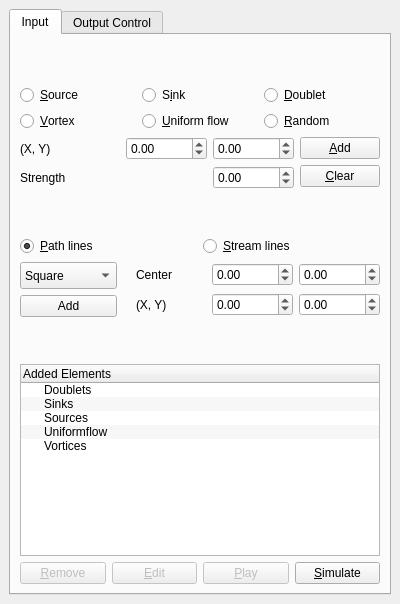
       <widget class="QDockWidget" name="InputPotentialFlows_Dock">
        <property name="enabled">
         <bool>true</bool>
        </property>
        <property name="sizePolicy">
         <sizepolicy hsizetype="Expanding" vsizetype="Expanding">
          <horstretch>0</horstretch>
          <verstretch>0</verstretch>
         </sizepolicy>
        </property>
        <property name="minimumSize">
         <size>
          <width>400</width>
          <height>551</height>
         </size>
        </property>
        <property name="maximumSize">
         <size>
          <width>400</width>
          <height>524287</height>
         </size>
        </property>
        <property name="autoFillBackground">
         <bool>false</bool>
        </property>
        <property name="inputMethodHints">
         <set>Qt::ImhNone</set>
        </property>
        <property name="floating">
         <bool>false</bool>
        </property>
        <property name="features">
         <set>QDockWidget::AllDockWidgetFeatures</set>
        </property>
        <property name="allowedAreas">
         <set>Qt::NoDockWidgetArea</set>
        </property>
        <property name="windowTitle">
         <string>Potential flows</string>
        </property>
        <widget class="QWidget" name="dockWidgetContents_3">
         <layout class="QVBoxLayout" name="verticalLayout_2">
          <item>
           <widget class="QTabWidget" name="tabWidget_potInput">
            <property name="enabled">
             <bool>true</bool>
            </property>
            <property name="sizePolicy">
             <sizepolicy hsizetype="Expanding" vsizetype="Expanding">
              <horstretch>0</horstretch>
              <verstretch>0</verstretch>
             </sizepolicy>
            </property>
            <property name="maximumSize">
             <size>
              <width>400</width>
              <height>16777215</height>
             </size>
            </property>
            <property name="tabPosition">
             <enum>QTabWidget::North</enum>
            </property>
            <property name="tabShape">
             <enum>QTabWidget::Rounded</enum>
            </property>
            <property name="currentIndex">
             <number>0</number>
            </property>
            <property name="tabsClosable">
             <bool>false</bool>
            </property>
            <widget class="QWidget" name="tab_potInput">
             <attribute name="title">
              <string>Input</string>
             </attribute>
             <layout class="QVBoxLayout" name="verticalLayout">
              <item>
               <spacer name="verticalSpacer_4">
                <property name="orientation">
                 <enum>Qt::Vertical</enum>
                </property>
                <property name="sizeHint" stdset="0">
                 <size>
                  <width>20</width>
                  <height>40</height>
                 </size>
                </property>
               </spacer>
              </item>
              <item>
               <layout class="QVBoxLayout" name="verticalLayout_5">
                <item>
                 <layout class="QHBoxLayout" name="horizontalLayout_5">
                  <item>
                   <widget class="QRadioButton" name="radioButton_Source">
                    <property name="text">
                     <string>&amp;Source</string>
                    </property>
                    <property name="checked">
                     <bool>true</bool>
                    </property>
                   </widget>
                  </item>
                  <item>
                   <widget class="QRadioButton" name="radioButton_Sink">
                    <property name="text">
                     <string>S&amp;ink</string>
                    </property>
                   </widget>
                  </item>
                  <item>
                   <widget class="QRadioButton" name="radioButton_Doublet">
                    <property name="text">
                     <string>&amp;Doublet</string>
                    </property>
                   </widget>
                  </item>
                 </layout>
                </item>
                <item>
                 <layout class="QHBoxLayout" name="horizontalLayout_6">
                  <item>
                   <widget class="QRadioButton" name="radioButton_Vortex">
                    <property name="text">
                     <string>&amp;Vortex</string>
                    </property>
                   </widget>
                  </item>
                  <item>
                   <widget class="QRadioButton" name="radioButton_UniformFlow">
                    <property name="text">
                     <string>&amp;Uniform flow</string>
                    </property>
                   </widget>
                  </item>
                  <item>
                   <widget class="QRadioButton" name="radioButton_potRandomElement">
                    <property name="text">
                     <string>&amp;Random</string>
                    </property>
                   </widget>
                  </item>
                 </layout>
                </item>
               </layout>
              </item>
              <item>
               <layout class="QHBoxLayout" name="horizontalLayout_8">
                <item>
                 <layout class="QVBoxLayout" name="verticalLayout_9">
                  <item>
                   <layout class="QHBoxLayout" name="horizontalLayout_13">
                    <item>
                     <layout class="QHBoxLayout" name="horizontalLayout_14">
                      <item>
                       <widget class="QLabel" name="label_X">
                        <property name="text">
                         <string>(X, Y)</string>
                        </property>
                        <property name="buddy">
                         <cstring>doubleSpinBox_FlowAngle_OR_X</cstring>
                        </property>
                       </widget>
                      </item>
                     </layout>
                    </item>
                    <item>
                     <spacer name="horizontalSpacer">
                      <property name="orientation">
                       <enum>Qt::Horizontal</enum>
                      </property>
                      <property name="sizeHint" stdset="0">
                       <size>
                        <width>40</width>
                        <height>20</height>
                       </size>
                      </property>
                     </spacer>
                    </item>
                    <item>
                     <layout class="QHBoxLayout" name="horizontalLayout_15">
                      <item>
                       <widget class="QDoubleSpinBox" name="doubleSpinBox_Y">
                        <property name="sizePolicy">
                         <sizepolicy hsizetype="Preferred" vsizetype="Fixed">
                          <horstretch>0</horstretch>
                          <verstretch>0</verstretch>
                         </sizepolicy>
                        </property>
                        <property name="minimum">
                         <double>-10000.000000000000000</double>
                        </property>
                        <property name="maximum">
                         <double>10000.000000000000000</double>
                        </property>
                        <property name="singleStep">
                         <double>0.100000000000000</double>
                        </property>
                       </widget>
                      </item>
                      <item>
                       <widget class="QDoubleSpinBox" name="doubleSpinBox_FlowAngle_OR_X">
                        <property name="sizePolicy">
                         <sizepolicy hsizetype="Preferred" vsizetype="Fixed">
                          <horstretch>0</horstretch>
                          <verstretch>0</verstretch>
                         </sizepolicy>
                        </property>
                        <property name="minimum">
                         <double>-10000.000000000000000</double>
                        </property>
                        <property name="maximum">
                         <double>10000.000000000000000</double>
                        </property>
                        <property name="singleStep">
                         <double>0.100000000000000</double>
                        </property>
                       </widget>
                      </item>
                     </layout>
                    </item>
                   </layout>
                  </item>
                  <item>
                   <layout class="QHBoxLayout" name="horizontalLayout_17">
                    <item>
                     <widget class="QLabel" name="label_Strength">
                      <property name="text">
                       <string>Strength</string>
                      </property>
                      <property name="buddy">
                       <cstring>doubleSpinBox_Strength</cstring>
                      </property>
                     </widget>
                    </item>
                    <item>
                     <spacer name="horizontalSpacer_7">
                      <property name="orientation">
                       <enum>Qt::Horizontal</enum>
                      </property>
                      <property name="sizeHint" stdset="0">
                       <size>
                        <width>40</width>
                        <height>20</height>
                       </size>
                      </property>
                     </spacer>
                    </item>
                    <item>
                     <widget class="QDoubleSpinBox" name="doubleSpinBox_Strength">
                      <property name="minimum">
                       <double>-10000.000000000000000</double>
                      </property>
                      <property name="maximum">
                       <double>10000.000000000000000</double>
                      </property>
                      <property name="singleStep">
                       <double>0.100000000000000</double>
                      </property>
                     </widget>
                    </item>
                   </layout>
                  </item>
                 </layout>
                </item>
                <item>
                 <layout class="QVBoxLayout" name="verticalLayout_8">
                  <item>
                   <widget class="QPushButton" name="pushButton_Add">
                    <property name="text">
                     <string>&amp;Add</string>
                    </property>
                   </widget>
                  </item>
                  <item>
                   <widget class="QPushButton" name="pushButton_Clear">
                    <property name="text">
                     <string>&amp;Clear</string>
                    </property>
                   </widget>
                  </item>
                 </layout>
                </item>
               </layout>
              </item>
              <item>
               <spacer name="verticalSpacer_3">
                <property name="orientation">
                 <enum>Qt::Vertical</enum>
                </property>
                <property name="sizeHint" stdset="0">
                 <size>
                  <width>20</width>
                  <height>40</height>
                 </size>
                </property>
               </spacer>
              </item>
              <item>
               <layout class="QHBoxLayout" name="horizontalLayout_7">
                <item>
                 <widget class="QRadioButton" name="radioButton_PathLines">
                  <property name="text">
                   <string>&amp;Path lines</string>
                  </property>
                  <property name="checked">
                   <bool>true</bool>
                  </property>
                 </widget>
                </item>
                <item>
                 <widget class="QRadioButton" name="radioButton_StreamLines">
                  <property name="enabled">
                   <bool>true</bool>
                  </property>
                  <property name="text">
                   <string>&amp;Stream lines</string>
                  </property>
                  <property name="checked">
                   <bool>false</bool>
                  </property>
                 </widget>
                </item>
               </layout>
              </item>
              <item>
               <layout class="QHBoxLayout" name="horizontalLayout_3">
                <item>
                 <layout class="QVBoxLayout" name="verticalLayout_10">
                  <item>
                   <widget class="QComboBox" name="comboBox_pathLines">
                    <property name="minimumSize">
                     <size>
                      <width>0</width>
                      <height>27</height>
                     </size>
                    </property>
                    <item>
                     <property name="text">
                      <string>Square</string>
                     </property>
                    </item>
                    <item>
                     <property name="text">
                      <string>Circular</string>
                     </property>
                    </item>
                    <item>
                     <property name="text">
                      <string>Rectangular</string>
                     </property>
                    </item>
                    <item>
                     <property name="text">
                      <string>Line at X</string>
                     </property>
                    </item>
                    <item>
                     <property name="text">
                      <string>Line at Y</string>
                     </property>
                    </item>
                    <item>
                     <property name="text">
                      <string>Elliptical</string>
                     </property>
                    </item>
                    <item>
                     <property name="text">
                      <string>Parabolic</string>
                     </property>
                    </item>
                    <item>
                     <property name="text">
                      <string>Hyperbolic</string>
                     </property>
                    </item>
                   </widget>
                  </item>
                  <item>
                   <widget class="QPushButton" name="pushButton_potAddpatch">
                    <property name="text">
                     <string>Add</string>
                    </property>
                   </widget>
                  </item>
                 </layout>
                </item>
                <item>
                 <spacer name="horizontalSpacer_2">
                  <property name="orientation">
                   <enum>Qt::Horizontal</enum>
                  </property>
                  <property name="sizeHint" stdset="0">
                   <size>
                    <width>20</width>
                    <height>20</height>
                   </size>
                  </property>
                 </spacer>
                </item>
                <item>
                 <layout class="QVBoxLayout" name="verticalLayout_4">
                  <item>
                   <layout class="QHBoxLayout" name="horizontalLayout">
                    <item>
                     <widget class="QLabel" name="label_center">
                      <property name="text">
                       <string>Center</string>
                      </property>
                     </widget>
                    </item>
                    <item>
                     <spacer name="horizontalSpacer_3">
                      <property name="orientation">
                       <enum>Qt::Horizontal</enum>
                      </property>
                      <property name="sizeHint" stdset="0">
                       <size>
                        <width>40</width>
                        <height>20</height>
                       </size>
                      </property>
                     </spacer>
                    </item>
                    <item>
                     <widget class="QDoubleSpinBox" name="doubleSpinBox_centerX">
                      <property name="minimum">
                       <double>-10000.000000000000000</double>
                      </property>
                      <property name="maximum">
                       <double>10000.000000000000000</double>
                      </property>
                     </widget>
                    </item>
                    <item>
                     <widget class="QDoubleSpinBox" name="doubleSpinBox_centerY">
                      <property name="minimum">
                       <double>-10000.000000000000000</double>
                      </property>
                      <property name="maximum">
                       <double>10000.000000000000000</double>
                      </property>
                     </widget>
                    </item>
                   </layout>
                  </item>
                  <item>
                   <layout class="QHBoxLayout" name="horizontalLayout_2">
                    <item>
                     <widget class="QLabel" name="label_patchInfo1">
                      <property name="text">
                       <string>(X, Y)</string>
                      </property>
                      <property name="buddy">
                       <cstring>doubleSpinBox_patchInfo2</cstring>
                      </property>
                     </widget>
                    </item>
                    <item>
                     <spacer name="horizontalSpacer_4">
                      <property name="orientation">
                       <enum>Qt::Horizontal</enum>
                      </property>
                      <property name="sizeHint" stdset="0">
                       <size>
                        <width>40</width>
                        <height>20</height>
                       </size>
                      </property>
                     </spacer>
                    </item>
                    <item>
                     <widget class="QDoubleSpinBox" name="doubleSpinBox_patchInfo1">
                      <property name="minimum">
                       <double>-10000.000000000000000</double>
                      </property>
                      <property name="maximum">
                       <double>10000.000000000000000</double>
                      </property>
                     </widget>
                    </item>
                    <item>
                     <widget class="QDoubleSpinBox" name="doubleSpinBox_patchInfo2">
                      <property name="minimum">
                       <double>-10000.000000000000000</double>
                      </property>
                      <property name="maximum">
                       <double>10000.000000000000000</double>
                      </property>
                     </widget>
                    </item>
                   </layout>
                  </item>
                 </layout>
                </item>
               </layout>
              </item>
              <item>
               <spacer name="verticalSpacer">
                <property name="orientation">
                 <enum>Qt::Vertical</enum>
                </property>
                <property name="sizeHint" stdset="0">
                 <size>
                  <width>20</width>
                  <height>41</height>
                 </size>
                </property>
               </spacer>
              </item>
              <item>
               <widget class="QTreeWidget" name="treeWidget_potElements">
                <property name="tabKeyNavigation">
                 <bool>true</bool>
                </property>
                <property name="alternatingRowColors">
                 <bool>true</bool>
                </property>
                <column>
                 <property name="text">
                  <string>Added Elements</string>
                 </property>
                </column>
                <item>
                 <property name="text">
                  <string>Doublets</string>
                 </property>
                </item>
                <item>
                 <property name="text">
                  <string>Sinks</string>
                 </property>
                </item>
                <item>
                 <property name="text">
                  <string>Sources</string>
                 </property>
                </item>
                <item>
                 <property name="text">
                  <string>Uniformflow</string>
                 </property>
                </item>
                <item>
                 <property name="text">
                  <string>Vortices</string>
                 </property>
                </item>
               </widget>
              </item>
              <item>
               <layout class="QHBoxLayout" name="horizontalLayout_4">
                <item>
                 <widget class="QPushButton" name="pushButton_Remove">
                  <property name="enabled">
                   <bool>false</bool>
                  </property>
                  <property name="text">
                   <string>&amp;Remove</string>
                  </property>
                 </widget>
                </item>
                <item>
                 <widget class="QPushButton" name="pushButton_Edit">
                  <property name="enabled">
                   <bool>false</bool>
                  </property>
                  <property name="text">
                   <string>&amp;Edit</string>
                  </property>
                 </widget>
                </item>
                <item>
                 <widget class="QPushButton" name="pushButton_toggleSimulation">
                  <property name="enabled">
                   <bool>false</bool>
                  </property>
                  <property name="text">
                   <string>&amp;Play</string>
                  </property>
                 </widget>
                </item>
                <item>
                 <widget class="QPushButton" name="pushButton_Simulate">
                  <property name="text">
                   <string>&amp;Simulate</string>
                  </property>
                 </widget>
                </item>
               </layout>
              </item>
             </layout>
            </widget>
            <widget class="QWidget" name="tab_potOutputControl">
             <attribute name="title">
              <string>Output Control</string>
             </attribute>
            </widget>
           </widget>
          </item>
         </layout>
        </widget>
       </widget>
